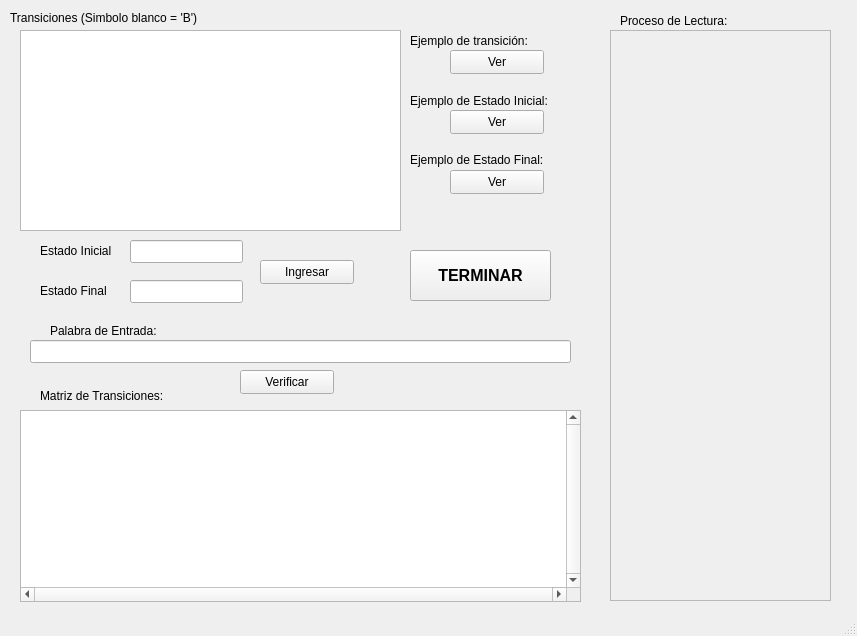
<?xml version="1.0" encoding="UTF-8"?>
<ui version="4.0">
 <class>MainWindow</class>
 <widget class="QMainWindow" name="MainWindow">
  <property name="geometry">
   <rect>
    <x>0</x>
    <y>0</y>
    <width>857</width>
    <height>636</height>
   </rect>
  </property>
  <property name="minimumSize">
   <size>
    <width>857</width>
    <height>636</height>
   </size>
  </property>
  <property name="maximumSize">
   <size>
    <width>857</width>
    <height>636</height>
   </size>
  </property>
  <property name="windowTitle">
   <string>MainWindow</string>
  </property>
  <widget class="QWidget" name="centralwidget">
   <widget class="QLabel" name="label">
    <property name="geometry">
     <rect>
      <x>10</x>
      <y>10</y>
      <width>241</width>
      <height>16</height>
     </rect>
    </property>
    <property name="text">
     <string>Transiciones (Simbolo blanco = 'B')</string>
    </property>
   </widget>
   <widget class="QTextEdit" name="text_transiciones">
    <property name="geometry">
     <rect>
      <x>20</x>
      <y>30</y>
      <width>381</width>
      <height>201</height>
     </rect>
    </property>
   </widget>
   <widget class="QPushButton" name="btn_verTrans">
    <property name="geometry">
     <rect>
      <x>450</x>
      <y>50</y>
      <width>94</width>
      <height>24</height>
     </rect>
    </property>
    <property name="text">
     <string>Ver</string>
    </property>
   </widget>
   <widget class="QPushButton" name="btn_verEstIni">
    <property name="geometry">
     <rect>
      <x>450</x>
      <y>110</y>
      <width>94</width>
      <height>24</height>
     </rect>
    </property>
    <property name="text">
     <string>Ver</string>
    </property>
   </widget>
   <widget class="QPushButton" name="btn_verEstFin">
    <property name="geometry">
     <rect>
      <x>450</x>
      <y>170</y>
      <width>94</width>
      <height>24</height>
     </rect>
    </property>
    <property name="text">
     <string>Ver</string>
    </property>
   </widget>
   <widget class="QPushButton" name="btn_ingresar">
    <property name="geometry">
     <rect>
      <x>260</x>
      <y>260</y>
      <width>94</width>
      <height>24</height>
     </rect>
    </property>
    <property name="text">
     <string>Ingresar</string>
    </property>
   </widget>
   <widget class="QLineEdit" name="line_inicial">
    <property name="geometry">
     <rect>
      <x>130</x>
      <y>240</y>
      <width>113</width>
      <height>23</height>
     </rect>
    </property>
   </widget>
   <widget class="QLineEdit" name="line_final">
    <property name="geometry">
     <rect>
      <x>130</x>
      <y>280</y>
      <width>113</width>
      <height>23</height>
     </rect>
    </property>
   </widget>
   <widget class="QLineEdit" name="line_palabra">
    <property name="geometry">
     <rect>
      <x>30</x>
      <y>340</y>
      <width>541</width>
      <height>23</height>
     </rect>
    </property>
   </widget>
   <widget class="QLabel" name="label_2">
    <property name="geometry">
     <rect>
      <x>40</x>
      <y>240</y>
      <width>81</width>
      <height>21</height>
     </rect>
    </property>
    <property name="text">
     <string>Estado Inicial</string>
    </property>
   </widget>
   <widget class="QLabel" name="label_3">
    <property name="geometry">
     <rect>
      <x>40</x>
      <y>280</y>
      <width>81</width>
      <height>21</height>
     </rect>
    </property>
    <property name="text">
     <string>Estado Final</string>
    </property>
   </widget>
   <widget class="QLabel" name="label_4">
    <property name="geometry">
     <rect>
      <x>410</x>
      <y>30</y>
      <width>141</width>
      <height>21</height>
     </rect>
    </property>
    <property name="text">
     <string>Ejemplo de transición:</string>
    </property>
   </widget>
   <widget class="QLabel" name="label_5">
    <property name="geometry">
     <rect>
      <x>410</x>
      <y>90</y>
      <width>151</width>
      <height>21</height>
     </rect>
    </property>
    <property name="text">
     <string>Ejemplo de Estado Inicial:</string>
    </property>
   </widget>
   <widget class="QLabel" name="label_6">
    <property name="geometry">
     <rect>
      <x>410</x>
      <y>150</y>
      <width>141</width>
      <height>20</height>
     </rect>
    </property>
    <property name="text">
     <string>Ejemplo de Estado Final:</string>
    </property>
   </widget>
   <widget class="QLabel" name="label_7">
    <property name="geometry">
     <rect>
      <x>50</x>
      <y>320</y>
      <width>131</width>
      <height>21</height>
     </rect>
    </property>
    <property name="text">
     <string>Palabra de Entrada:</string>
    </property>
   </widget>
   <widget class="QPushButton" name="btn_verificar">
    <property name="geometry">
     <rect>
      <x>240</x>
      <y>370</y>
      <width>94</width>
      <height>24</height>
     </rect>
    </property>
    <property name="text">
     <string>Verificar</string>
    </property>
   </widget>
   <widget class="QTableView" name="matriz">
    <property name="geometry">
     <rect>
      <x>20</x>
      <y>410</y>
      <width>561</width>
      <height>192</height>
     </rect>
    </property>
    <property name="verticalScrollBarPolicy">
     <enum>Qt::ScrollBarAlwaysOn</enum>
    </property>
    <property name="horizontalScrollBarPolicy">
     <enum>Qt::ScrollBarAlwaysOn</enum>
    </property>
   </widget>
   <widget class="QLabel" name="label_8">
    <property name="geometry">
     <rect>
      <x>40</x>
      <y>386</y>
      <width>141</width>
      <height>20</height>
     </rect>
    </property>
    <property name="text">
     <string>Matriz de Transiciones:</string>
    </property>
   </widget>
   <widget class="QPushButton" name="salir">
    <property name="geometry">
     <rect>
      <x>410</x>
      <y>250</y>
      <width>141</width>
      <height>51</height>
     </rect>
    </property>
    <property name="font">
     <font>
      <pointsize>12</pointsize>
      <weight>75</weight>
      <bold>true</bold>
      <stylestrategy>PreferDefault</stylestrategy>
     </font>
    </property>
    <property name="text">
     <string>TERMINAR</string>
    </property>
   </widget>
   <widget class="QTextEdit" name="roteador">
    <property name="enabled">
     <bool>false</bool>
    </property>
    <property name="geometry">
     <rect>
      <x>610</x>
      <y>30</y>
      <width>221</width>
      <height>571</height>
     </rect>
    </property>
   </widget>
   <widget class="QLabel" name="label_9">
    <property name="geometry">
     <rect>
      <x>620</x>
      <y>10</y>
      <width>141</width>
      <height>21</height>
     </rect>
    </property>
    <property name="text">
     <string>Proceso de Lectura:</string>
    </property>
   </widget>
  </widget>
  <widget class="QStatusBar" name="statusbar"/>
 </widget>
 <resources/>
 <connections/>
</ui>
